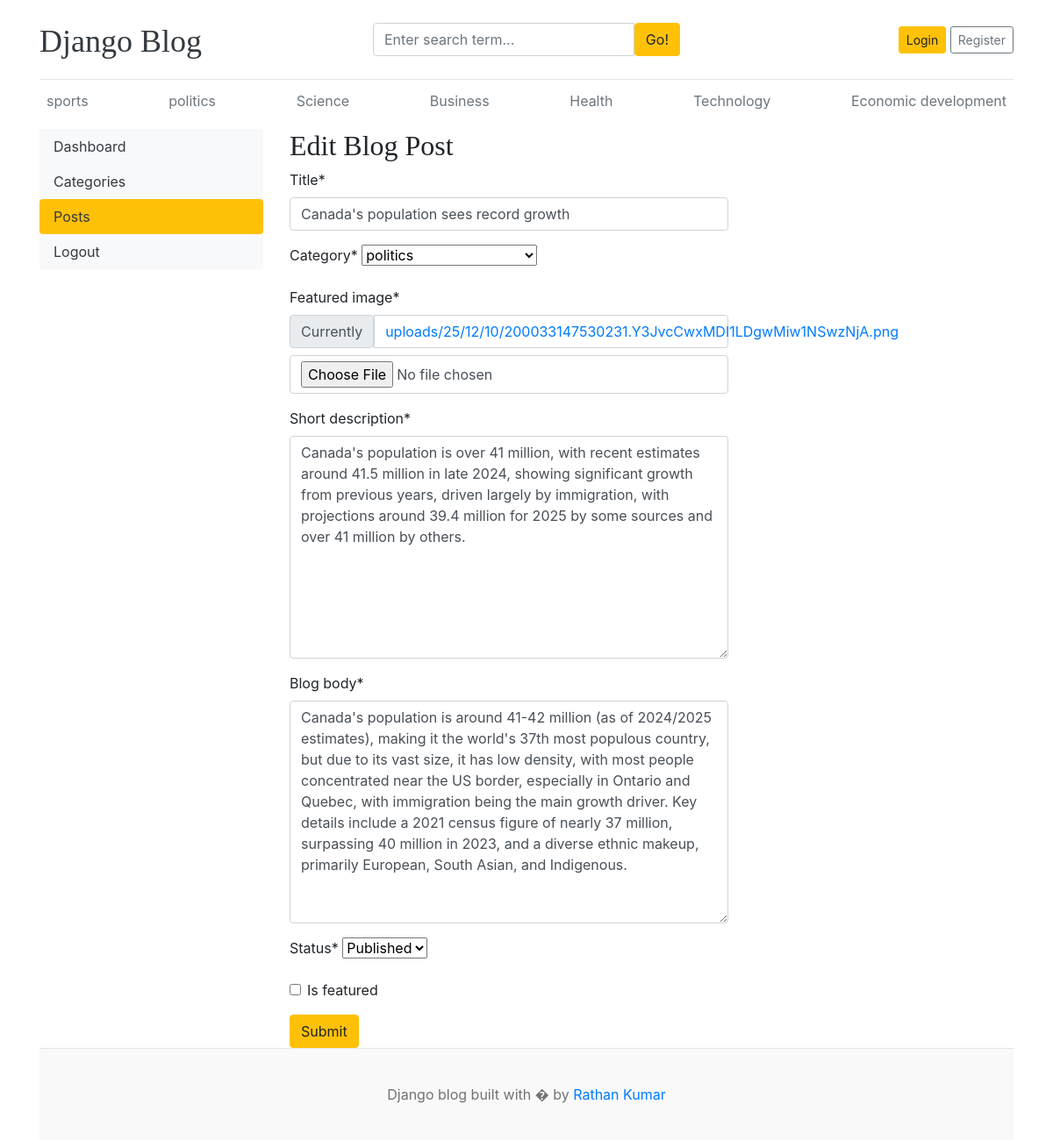
Screenshot of /dashboard/posts/edit/2/ with the database file from the repository.
### blogs/models.py (models this page shows, shortened)
class Category(models.Model):
    category_name = models.CharField(max_length=50, unique=True)
    created_at = models.DateField(auto_now_add=True)
    updated_at = models.DateTimeField(auto_now=True)
    class Meta :
        verbose_name_plural = 'categories'
    def __str__(self):
        return self.category_name

class Blog(models.Model):
    title = models.CharField(max_length=100)
    slug = models.SlugField(max_length=150, unique=True, blank=True)
    category = models.ForeignKey(Category, on_delete=models.CASCADE)
    author = models.ForeignKey(User, on_delete=models.CASCADE)
    featured_image = models.ImageField(upload_to='uploads/%y/%m/%d')
    short_description = models.TextField(max_length=500)
    blog_body = models.TextField(max_length=500)
    status = models.CharField(max_length=20,choices=STATUS_CHOICES,default="Draft")
    is_featured = models.BooleanField(default=False)
    created_at = models.DateField(auto_now_add=True)
    updated_at = models.DateTimeField(auto_now=True)

### dashboards/views.py (the view, shortened to what this page needs)
# urls.py: path('posts/edit/<int:pk>/',views.edit_post,name='edit_post'),
def edit_post(request,pk):
    post = get_object_or_404(Blog,pk = pk)
    form = BlogPostForm(instance=post)
    context = {
        'form': form,
        'post':post
    }
    return render(request,'dashboard/edit_post.html',context)

### dashboards/forms.py
class BlogPostForm(forms.ModelForm):
    class Meta:
        model = Blog
        fields = ('title','category','featured_image','short_description','blog_body','status','is_featured')

### blogs/context_processors.py (called while the page is built)
def get_categories(request):
    categories = Category.objects.all()
    return dict(categories= categories)

def get_social_links(request):
    social_links = SocialLink.objects.all()
    return dict(social_links = social_links)

### templates/dashboard/edit_post.html (shortened to what this page needs)
{% extends 'base.html' %}
{% block content %}
{% load crispy_forms_tags %}
<div class="row">
    {% include 'dashboard/sidebar.html' %}
    <div class="col-md-9">
        <h2>Edit Blog Post</h2>
        <form action="{% url 'edit_post' post.id %}" method="POST" style="width:500px">
            {{ form |crispy }}
            <button type="submit" class="btn btn-warning">Submit</button>
        </form>
    </div>
</div>
{% endblock %}

### templates/base.html (shortened to what this page needs)
 {% load static %}
<!DOCTYPE html>
<html lang="en">
<head>
    <link href="https://getbootstrap.com/docs/4.0/dist/css/bootstrap.min.css" rel="stylesheet">
    <link href="{% static 'css/blog.css' %}" rel="stylesheet">
    <link rel="stylesheet" href="https://cdnjs.cloudflare.com/ajax/libs/font-awesome/4.7.0/css/font-awesome.min.css">
  </head>
<body>
    <div class="container">
      <header class="blog-header py-3">
        <div class="row flex-nowrap justify-content-between align-items-center">
          <div class="col-4 pt-1">
            <a class="blog-header-logo text-dark" href="/">Django Blog</a>
          </div>
          <div class="col-4">
            <form action="{% url 'search' %}" method="GET">
                  <div class="input-group">
                      <input class="form-control" type="text" name="keyword" value="{{ keyword }}" placeholder="Enter search term..." aria-label="Enter search term..." aria-describedby="button-search" />
                      <button type="submit" class="btn btn-warning" id="button-search" type="button">Go!</button>
                  </div>
            </form>
          </div>
          <div class="col-4 d-flex justify-content-end align-items-center">
            {% if not user.is_authenticated %}
            <a class="btn btn-sm btn-warning" href="{% url 'login' %}"> Login </a> &nbsp;
            <a class="btn btn-sm btn-outline-secondary" href="{% url 'register' %}">Register</a>
            {% else %}
            <span><a href="{% url 'dashboard' %}">Dashboard</a></span>
            &emsp;
            <span><a href="{% url 'logout' %}">Logout</a></span>
            {% endif %}
          </div>
        </div>
      </header>
      <div class="nav-scroller py-1 mb-2">
        <nav class="nav d-flex justify-content-between">
          {% for cat in categories %}
          <a class="p-2 text-muted" href="{% url 'posts_by_category' cat.id %}">{{ cat.category_name }}</a>
          {% endfor %}
        </nav>
      </div>
{% block content%}
{% endblock %}
 <footer class="blog-footer">
  <p>Django blog built with � by <a href="#">Rathan Kumar</a></p>
</footer>
</body>
</html>

### blog_main/static/css/blog.css (style rules this page uses)
.blog-header { border-bottom: 1px solid #e5e5e5; }
.blog-header-logo { font-family: "Playfair Display", Georgia, "Times New Roman", serif; font-size: 2.25rem; }
h1, h2, h3, h4, h5, h6 { font-family: "Playfair Display", Georgia, "Times New Roman", serif; }
.blog-footer { padding: 2.5rem 0; color: #727272; text-align: center; background-color: #f9f9f9; border-top: .05rem solid #e5e5e5; }
.blog-footer p:last-child { margin-bottom: 0; }

### rows the page displays
Category: category_name "sports"
Category: category_name "politics"
Category: category_name "Science"
Category: category_name "Business"
Category: category_name "Health"
Category: category_name "Technology"
Category: category_name "Economic development"
Blog: title "Canada's population sees record growth", category "politics", short_description "Canada's population is over 41 million, with recent estimates around 41.5 million in late 2024, showing significant growth from previous years, driven largely by immigration, with projections around 39.4 million for 2025 by some sources and over 41 million by others.", blog_body "Canada's population is around 41-42 million (as of 2024/2025 estimates), making it the world's 37th most populous country, but due to its vast size, it has low density, with most people concentrated near the US border, especially in Ontario and Quebec, with immigration being the main growth driver. Key details include a 2021 census figure of nearly 37 million, surpassing 40 million in 2023, and a diverse ethnic makeup, primarily European, South Asian, and Indigenous.", status "Published"
